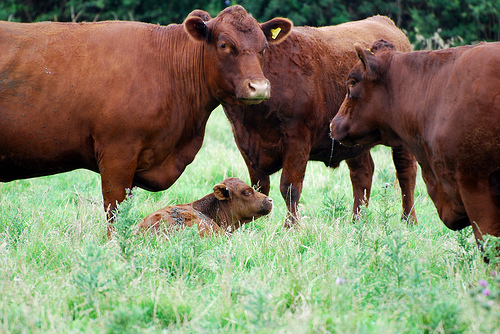
#> input picture dataset/example/original/cow_2008_000711.jpg, 500 x 334 px, found by its file name; its folder holds 4 pictures in this run
$ python driver.py
#> lines starting #> are read from the running program, lines starting #| are printed output that depends on the picture
### src/image_quantization.py
import numpy as np
import itertools

COLOR_MAX = 255  # assumes 16-bit RGB colour space


# [10 lines left out: function retarded_range_helper, not called in this run]


def sort_by_rows(arr):
    return arr[np.lexsort(arr.T[::-1])]


def get_bins_index(orig, bins, col, max):
    # this is super inefficient
    for c in range(len(col)):
        # print(c)
        for i in range(len(bins)):
            if col[c] < bins[i][c] or bins[i][c] == COLOR_MAX:
                # print("PICKING", col[c], bins[i][c])
                bins = bins[bins[:, c] == bins[i][c]]
                break
    # return index of bin
    return np.where((orig == bins[0]).all(axis=1))[0][0]


def get_bins(spacing=None, num_of_seps_per_channel=None):
    # gets you the segmented bins for a specific spacing of each colour channel

    # different way of using this func, by not passing a spacing
    if num_of_seps_per_channel is not None:
        spacing = np.linspace(0, COLOR_MAX, num_of_seps_per_channel + 2)
    if spacing is None:
        print(
            "you must pass me at least a spacing param or a"
            "num_of_seps_per_channel param!"
        )
        return None

    return sort_by_rows(
        np.array(list(itertools.combinations_with_replacement(spacing, 3)))
    )


def get_colour_bins(img, num_of_seps_per_channel=3):
    spacing = np.linspace(0, COLOR_MAX, num_of_seps_per_channel + 1)[1:]
    bins = get_bins(spacing)
    orig_shape = img.shape  # to redr
    img = img.reshape(img.shape[0] * img.shape[1], img.shape[2])

    # get bin indexes for each pixel
    pixel_indexes = np.array(
        [(*p, get_bins_index(bins, bins, p, COLOR_MAX)) for p in img]
    )

    # get mean colour for each bin
    mean_colour = []
    for i in np.unique(pixel_indexes[:, 3]):
        pixels = pixel_indexes[pixel_indexes[:, 3] == i]
        mean_colour.append((len(pixels), np.mean(pixels[:, 0:3], axis=0).astype(int)))

    # returns the bin mean colours and how many pixels are each in shape,
    # and which bin each pixel got binned in
    return mean_colour, pixel_indexes[:, 3].reshape(orig_shape[:2])


def make_quantized_image(bins, image_bins, title="default"):
    # if you want to show the image according to the color bins
    # use this. pass the output of get_colour_bins to it.
    image = np.ones((*image_bins.shape, 3), dtype="uint8")
    for i in range(len(bins)):
        image[image_bins[:] == i] = np.array(bins[i][1])
    return image


def smooth_image(bins, image_bins, threshhold=0.66):
    print(image_bins.shape)
    total = sum(np.array(bins)[:, 0])
    for i, c in enumerate(bins):
        # if the frequency of this color is low, filter it out to nearby colors
        if c[0] / total < threshhold:

            print(i, c[0] / total, c, len(bins))
            indexes = np.argwhere(image_bins == i)
            for j in indexes:
                r = retarded_range_helper(j, image_bins.shape)
                image_bins[j[0], j[1]] = np.bincount(
                    image_bins[r[0][0] : r[0][1], r[1][0] : r[1][1]][0]
                ).argmax()
    return image_bins

### src/driver.py
import os
import cv2

# import numpy as np
import image_quantization as iq


def get_images(path):
    return [cv2.imread(path + f, -1) for f in os.listdir(path)]


def main():
    # expected dataset format: two folders: one "original", one "segmented".
    # names for both versions of each image should be the same, except
    # the ones in the segmented folder should have a "_mask" appended
    # to its name. filetypes Can be different.

    # dataset
    path_to_dataset = (
        "/home/annelaure/school/concordia_masters_comp_sci/"
        "COMP6731/project/Pattern_Project/dataset/example/"
    )
    # originals = get_images(path_to_dataset + "original/")
    # segmented = get_images(path_to_dataset + "segmented/")
    cow = cv2.imread(path_to_dataset + "original/cow_2008_000711.jpg")
#> cow is the input picture: shape (334, 500, 3); mean B, G, R 98, 125.3, 126.5
    bins, reduced_image_bins = iq.get_colour_bins(cow, 3)
#> the loop in get_colour_bins, `for i in np.unique(pixel_indexes[:, 3]):` made 9 passes
#> after the loop in get_colour_bins, `for i in np.unique(pixel_indexes[:, 3]):`: mean_colour = [(43081, [24, 30, 43]), (25336, [48, 61, 111]), (9381, [69, 102, 119]), (2104, [76, 105, 176]), (918, [72, 183, 97]), (8231, [100, 116, 133]), (8632, [114, 133, 188]), (37551, [142, 201, 155]), (31766, [190, 221, 198])]
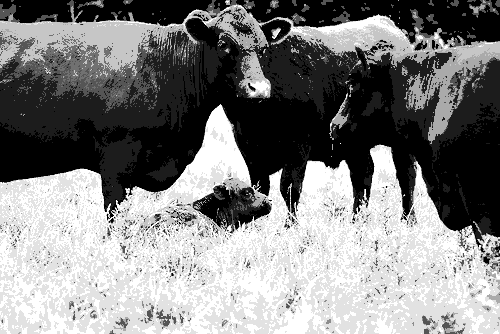
#> reduced_image_bins: shape (334, 500) int64; min 0, max 9, mean 4.57; drawn with min black and max white
#> bins has the same summary as mean_colour in get_colour_bins
    reduced_image = iq.make_quantized_image(bins, reduced_image_bins)
#> in make_quantized_image, `image = np.ones((*image_bins.shape, 3), dtype="uint8")`: image: shape (334, 500, 3); every value is 1
#> the loop in make_quantized_image, `for i in range(len(bins)):` made 9 passes
#> after the loop in make_quantized_image, `for i in range(len(bins)):`:
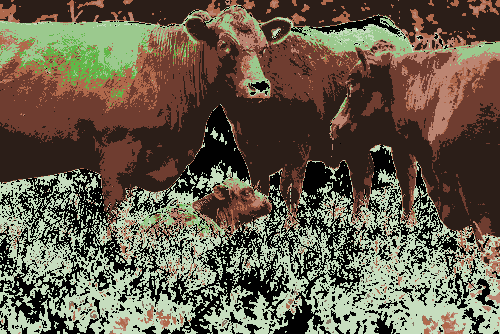
#> image: shape (334, 500, 3); mean of channels 0, 1, 2 75.1, 92.7, 101.8; drawn as B, G, R

    # example
    cv2.imshow("cow", reduced_image)
    cv2.waitKey(0)
    smoothed_bins = iq.smooth_image(bins, reduced_image_bins, 0.066)
#| (334, 500)
    cv2.imshow("cow", iq.make_quantized_image(bins, smoothed_bins))
    cv2.waitKey(0)


#> (the run stopped early here; a loop or call above may not have finished)
